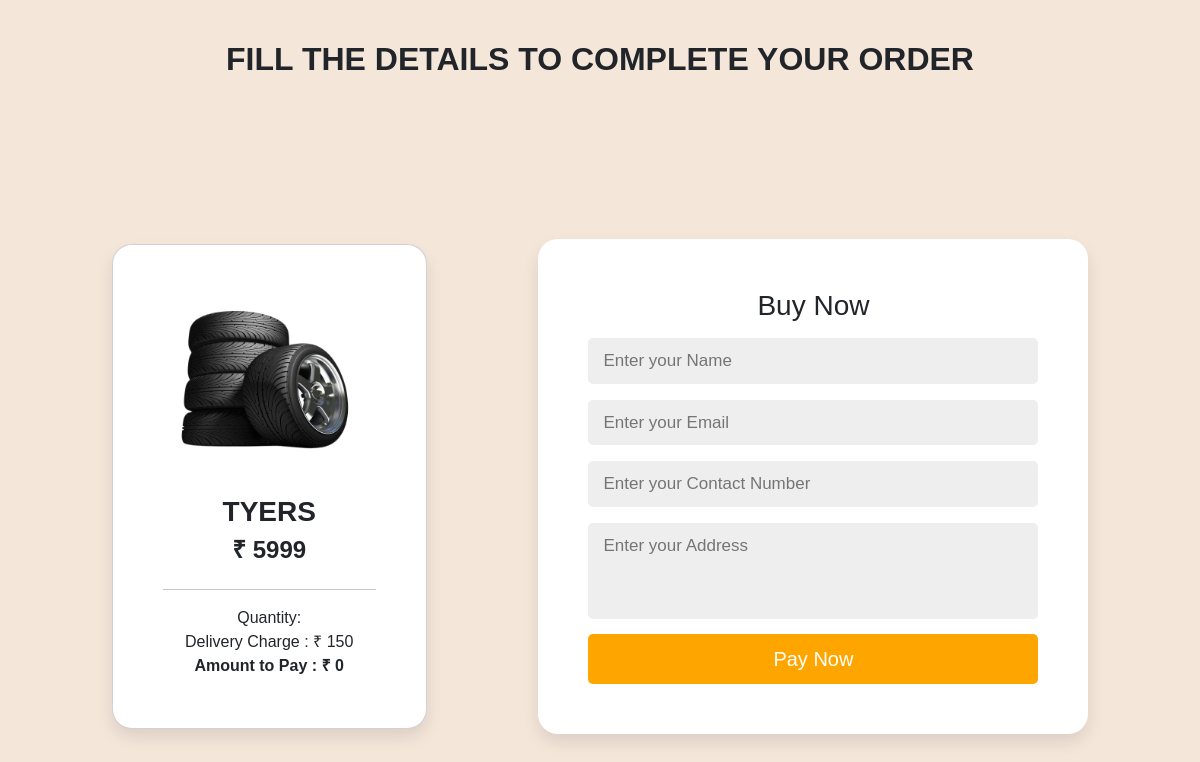
The app's page /order.php?id=1 with its own data.
### tables this page shows
CREATE TABLE `parts` (
  `ID` int(11) NOT NULL,
  `p_name` varchar(50) NOT NULL,
  `p_price` int(20) NOT NULL,
  `p_quantity` int(20) NOT NULL,
  `Image` varchar(255) NOT NULL
);

### order.php (the view, shortened to what this page needs)
<?php
include 'connect.php';
$uid = $_SESSION['user_id'];
if (isset($_GET['id'])) {
    $id = $_GET['id'];
    $sql = "SELECT * FROM parts WHERE ID = '$id'";
    $result = mysqli_query($conn, $sql);
    $data = mysqli_fetch_array($result);
    $pname = $data['p_name'];
    $pprice = $data['p_price'];
    $dcharge = 150;
    $pimg = $data['Image'];
} else {
    echo "No Product found";
}
$pquantity = $_POST['quantity'];
$tprice = $pprice + $dcharge;
$t_price = $tprice * $pquantity;
?>
<!DOCTYPE html>
<html>
<head>
    <link rel="stylesheet" href="https://cdn.jsdelivr.net/npm/bootstrap@5.2.2/dist/css/bootstrap.min.css"
>
</head>
<body>
    <section class="order_details">
        <h2>Fill the details to complete your order</h2>
        <div class="card-info">
            <div class="p-info">
                <div class="card">
                    <?php echo "<img class='box-img' src='img/" . basename($pimg) . "' alt='Car Image'><br>" ?>
                    <h3>
                        <?php echo $pname; ?>
                    </h3>
                    <h4>
                        ₹
                        <?php echo $pprice; ?>
                    </h4>
                    <hr>
                    <div class="pricing">
                        <div>
                            <span>Quantity:</span>
                        </div>
                        <div>
                            <span>Delivery Charge : </span>₹
                            <?php echo $dcharge; ?>
                        </div>
                        <div class="amount">
                            <span>Amount to Pay : </span>₹
                            <?php echo $t_price; ?>
                        </div>
                    </div>
                </div>
            </div>
            <div class="form-container">
                <form action="" method="post">
                    <h3>Buy Now</h3>
                    <?php
                    $get = "SELECT * FROM users WHERE ID = '$uid'";
                    $result = mysqli_query($conn, $get);
                    $data = mysqli_fetch_array($result);
                    ?>
                    <input type="text" name="name" value="<?php echo $data['Name']; ?>" required
                        placeholder="Enter your Name" class="box">
                    <input type="email" name="email" value="<?php echo $data['Email']; ?>"
                        placeholder="Enter your Email" required class="box">
                    <input type="number" name="contact" value="<?php echo $data['Contact']; ?>" required placeholder="Enter your Contact Number" class="box">
                    <textarea type="text" name="address" rows="3" required placeholder="Enter your Address"
                        class="text-box"></textarea>
                    <button type="submit" name="submit" value="Pay Now" class="form-btn">Pay Now</button>
                </form>
            </div>
        </div>
    </section>
</body>
</html>

### order.php (style rules this page uses)
* { font-family: "Jost", sans-serif; margin: 0; padding: 0; box-sizing: border-box; outline: none; border: none; text-decoration: none; }
:root { --box-shadow: 0 0.5rem 1rem rgba(0, 0, 0, 0.1); --main-color: #ffa500; --bg-color: #fff; }
.order_details { background: #f5e6da; }
.order_details h2 { font-weight: bold; text-transform: uppercase; text-align: center; padding-top: 40px; }
.card-info { display: flex; justify-content: space-evenly; }
.box-img { width: 100%; height: 160px; object-fit: contain; object-position: center; margin-bottom: 1rem; }
.amount { font-weight: bolder; }
.card h3 { text-transform: uppercase; font-weight: bold; }
.card h4 { font-weight: bold; }
.p-info, .form-container { min-height: 100vh; display: flex; align-items: center; }
.form-container form, .card-info .p-info .card { padding: 50px; border-radius: 20px; box-shadow: var(--box-shadow); background: #fff; text-align: center; max-width: 550px; }
.form-container form input, .form-container form select { width: 100%; padding: 10px 15px; font-size: 17px; margin: 8px 0; background: #eee; border-radius: 5px; }
.form-container form .form-btn { padding: 10px 15px; border-radius: 5px; width: 100%; background: var(--main-color); color: var(--bg-color); text-transform: capitalize; font-size: 20px; cursor: pointer; }
.form-container form .text-box { width: 100%; padding: 10px 15px; font-size: 17px; margin: 8px 0; background: #eee; border-radius: 5px; resize: none; overflow: hidden; }

### records on screen
parts: Image (picture), p_name "TYERS", p_price "5999", p_price "0"

### other values on screen
$dcharge "150"
